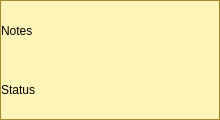
<?xml version="1.0" encoding="UTF-8"?>
<ui version="4.0">
 <class>NotesNode</class>
 <widget class="QFrame" name="NotesNode">
  <property name="geometry">
   <rect>
    <x>0</x>
    <y>0</y>
    <width>220</width>
    <height>120</height>
   </rect>
  </property>
  <property name="windowTitle">
   <string>Notes</string>
  </property>
  <property name="styleSheet">
   <string notr="true">QFrame#NotesNode { background-color: #fff4b8; border: 1px solid #a68b2c; }</string>
  </property>
  <layout class="QVBoxLayout" name="layoutNotes">
   <property name="spacing">
    <number>0</number>
   </property>
   <property name="leftMargin">
    <number>0</number>
   </property>
   <property name="topMargin">
    <number>0</number>
   </property>
   <property name="rightMargin">
    <number>0</number>
   </property>
   <property name="bottomMargin">
    <number>0</number>
   </property>
   <item>
    <widget class="QLabel" name="Title">
     <property name="text">
      <string>Notes</string>
     </property>
    </widget>
   </item>
   <item>
    <widget class="QLabel" name="Status">
     <property name="text">
      <string>Status</string>
     </property>
    </widget>
   </item>
  </layout>
 </widget>
 <resources/>
 <connections/>
</ui>
